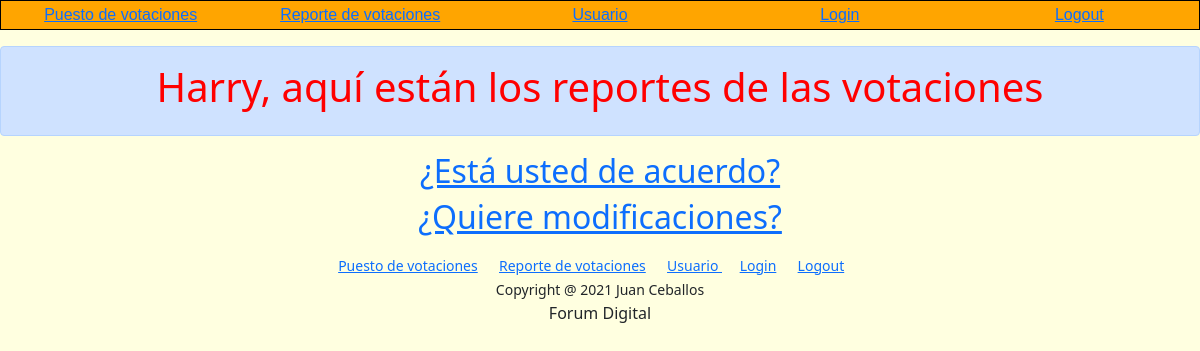
Before: /poll/ (signed in) with the older database file.
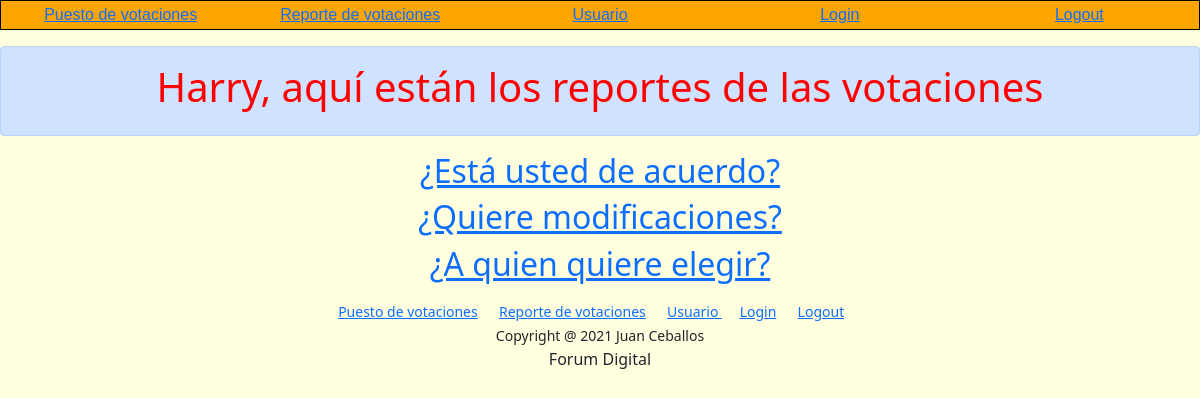
After: the same page with the newer database file.
### poll/models.py (models this page shows, shortened)
class Poll(models.Model):
    class Method(models.TextChoices):
        MAYORIA_CALIFICADA = 'Mayoria Calificada'
        MAYORIA_SIMPLE = 'Mayoría Simple'
        VERIFICA_QUORUM = 'Verificación del Quorum'
    class Criteria(models.TextChoices):
        INDIVIDUAL = 'Individual'
        COEFICIENT = 'Coeficiente'
        SHARES = 'Acciones'
    question = models.CharField(max_length=127)
    method = models.CharField(max_length=23, choices=Method.choices, default=Method.MAYORIA_CALIFICADA)
    parameter = models.DecimalField(max_digits=5, decimal_places=2,default=0.7)
    criteria = models.CharField(max_length=11, choices=Criteria.choices, default=Criteria.COEFICIENT)
    max_voters = models.IntegerField(default=0)
    max_shares = models.IntegerField(default=0)
    start_time = models.DateTimeField()
    end_time = models.DateTimeField()

### poll/views.py (the view)
# urls.py: path("", views.index, name="index"),
def index(request):
    if request.user.is_authenticated:
        return render(request, "poll/index.html", {
            "polls": Poll.objects.all()
        })
    else:
        return HttpResponseRedirect(reverse("login"))

### poll/templates/poll/index.html
{% extends "poll/layout.html" %}
{% block body %}
    <div class="alert alert-primary" role="alert">
        <h1 class="baz"> {{ request.user.username }}, aquí están los reportes de las votaciones </h1>
    </div>
    {% for poll in polls %}
        <h2>
            <a href="{% url 'poll' poll.id %}">
                {{ poll.question }}
            </a>
        </h2>
        {% empty %}
            <li>No hay votaciones</li>
    {% endfor %}
{% endblock %}

Changed rows visible on the page:
added Poll: question "¿A quien quiere elegir?"
